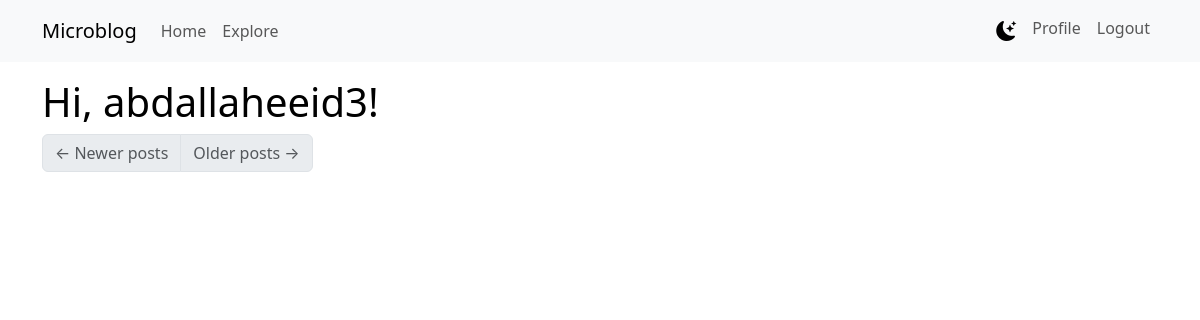
The page /explore (signed in) on the database as committed earlier.
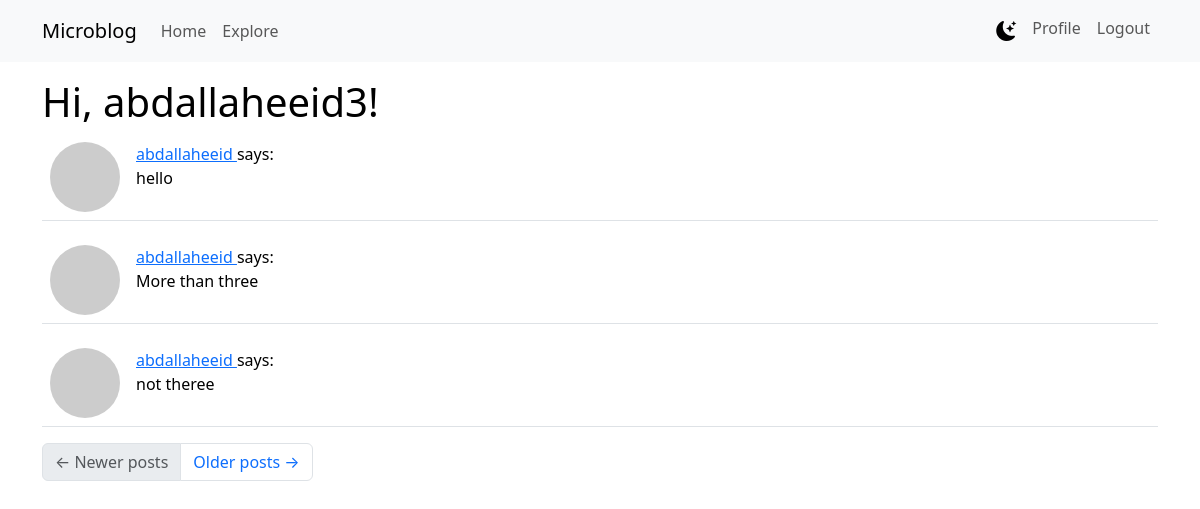
The same page on the database as committed later.
### app/models.py (models this page shows, shortened)
class Post(db.Model):
    id: so.Mapped[int] = so.mapped_column(primary_key=True)
    body: so.Mapped[str] = so.mapped_column(sa.String(140))
    timestamp: so.Mapped[datetime] = so.mapped_column(
        index=True, default=lambda: datetime.now(timezone.utc))
    user_id: so.Mapped[int] = so.mapped_column(sa.ForeignKey(User.id),
                                               index=True)
    author: so.Mapped[User] = so.relationship(back_populates='posts')

class User(UserMixin, db.Model):
    id: so.Mapped[int] = so.mapped_column(primary_key=True)
    username: so.Mapped[str] = so.mapped_column(sa.String(64), index=True, unique=True)
    email: so.Mapped[str] = so.mapped_column(sa.String(120), index=True, unique=True)
    password_hash: so.Mapped[Optional[str]] = so.mapped_column(sa.String(256))
    posts: so.WriteOnlyMapped['Post'] = so.relationship(
        back_populates='author')
    about_me: so.Mapped[Optional[str]] = so.mapped_column(sa.String(140))
    last_seen: so.Mapped[Optional[datetime]] = so.mapped_column(
        default=lambda: datetime.now(timezone.utc))
    profile_image: so.Mapped[Optional[str]] = so.mapped_column(sa.String(128))
    following: so.WriteOnlyMapped['User'] = so.relationship(
        secondary=followers, primaryjoin=(followers.c.follower_id == id),
        secondaryjoin=(followers.c.followed_id == id),
        back_populates='followers')
    followers: so.WriteOnlyMapped['User'] = so.relationship(
        secondary=followers, primaryjoin=(followers.c.followed_id == id),
        secondaryjoin=(followers.c.follower_id == id),
        back_populates='following')
    def avatar(self, size):
        if getattr(self, 'profile_image', None):
            return f'/static/uploads/{self.profile_image}'
        digest = md5(self.email.lower().encode('utf-8')).hexdigest()
        return f'https://www.gravatar.com/avatar/{digest}?d=identicon&s={size}'

### app/routes.py (the view)
@app.route('/explore')
@login_required
def explore():
    page = request.args.get('page', 1, type=int)
    query = sa.select(Post).order_by(Post.timestamp.desc())
    posts = db.paginate(query, page=page,
                        per_page=app.config['POSTS_PER_PAGE'], error_out=False)
    next_url = url_for('explore', page=posts.next_num) \
        if posts.has_next else None
    prev_url = url_for('explore', page=posts.prev_num) \
        if posts.has_prev else None
    return render_template("index.html", title='Explore', posts=posts.items,
                           next_url=next_url, prev_url=prev_url)

### app/models.py (called while the page is built)
@login.user_loader
def load_user(id):
    return db.session.get(User, int(id))

### app/routes.py (called while the page is built)
@app.before_request
def before_request():
    if current_user.is_authenticated:
        current_user.last_seen = datetime.now(timezone.utc)
        db.session.commit()

### app/templates/index.html
{% extends "base.html" %} {% import "bootstrap_wtf.html" as wtf %} {% block
content %}
<h1>Hi, {{ current_user.username }}!</h1>
{% if form %} {{ wtf.quick_form(form) }} {% endif %} {% for post in posts %} {%
include '_post.html' %} {% endfor %}
<nav aria-label="Post navigation">
  <ul class="pagination">
    <li class="page-item{% if not prev_url %} disabled{% endif %}">
      <a class="page-link" href="{{ prev_url }}">
        <span aria-hidden="true">&larr;</span> Newer posts
      </a>
    </li>
    <li class="page-item{% if not next_url %} disabled{% endif %}">
      <a class="page-link" href="{{ next_url }}">
        Older posts <span aria-hidden="true">&rarr;</span>
      </a>
    </li>
  </ul>
</nav>
{% endblock %}

### app/templates/_post.html
<table class="table table-hover">
  <tr>
    <td width="70px">
      <a href="{{ url_for('user', username=post.author.username) }}">
        <img
          class="post-avatar"
          src="{{ post.author.avatar(70) }}"
          alt="{{ post.author.username }}"
        />
      </a>
    </td>
    <td>
      <a href="{{ url_for('user', username=post.author.username) }}">
        {{ post.author.username }}
      </a>
      says:
      <br />
      {{ post.body }}
    </td>
  </tr>
</table>

Rows that differ between the two databases and show on the page:
added Post: author.username "abdallaheeid", body "hello"
added Post: author.username "abdallaheeid", body "More than three"
added Post: author.username "abdallaheeid", body "not theree"
